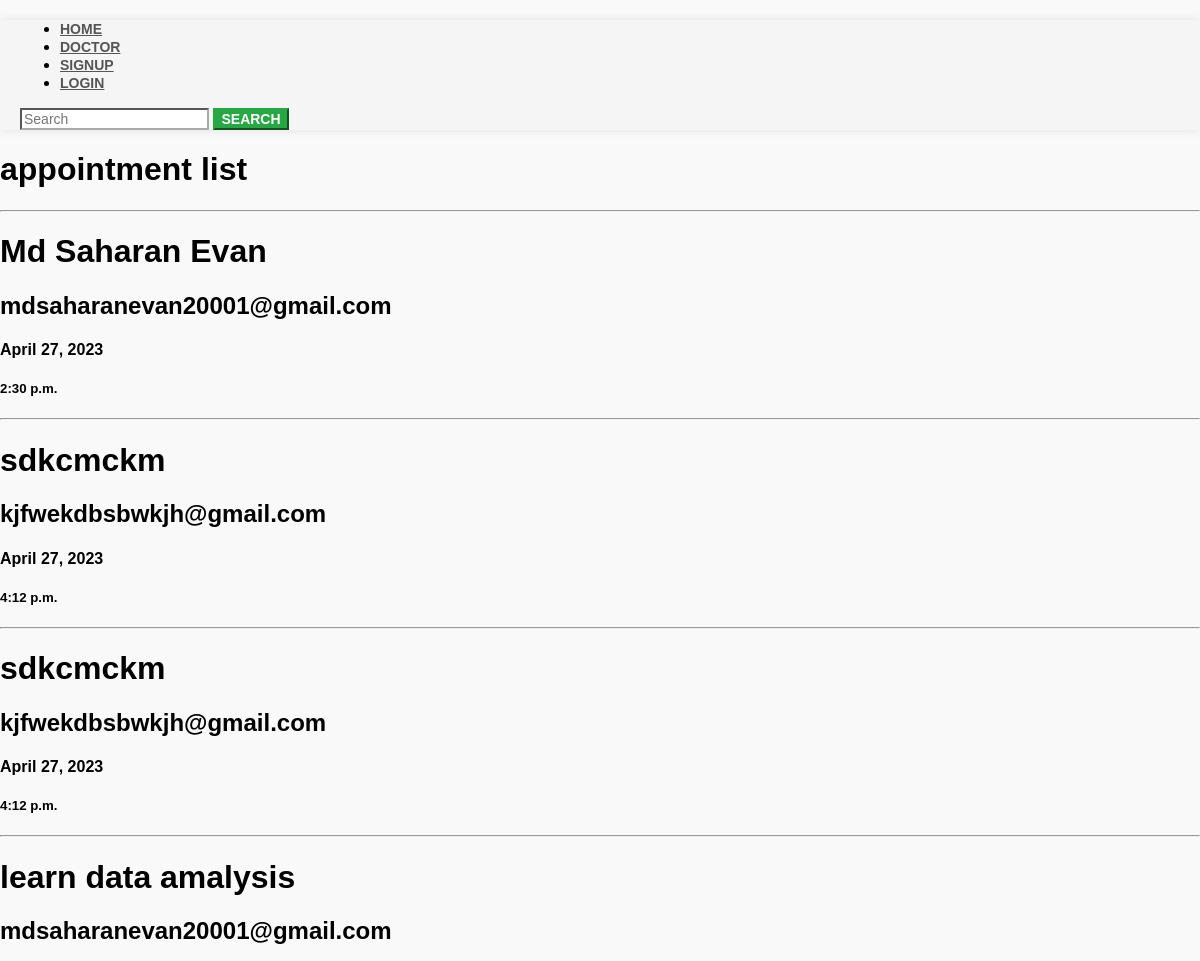
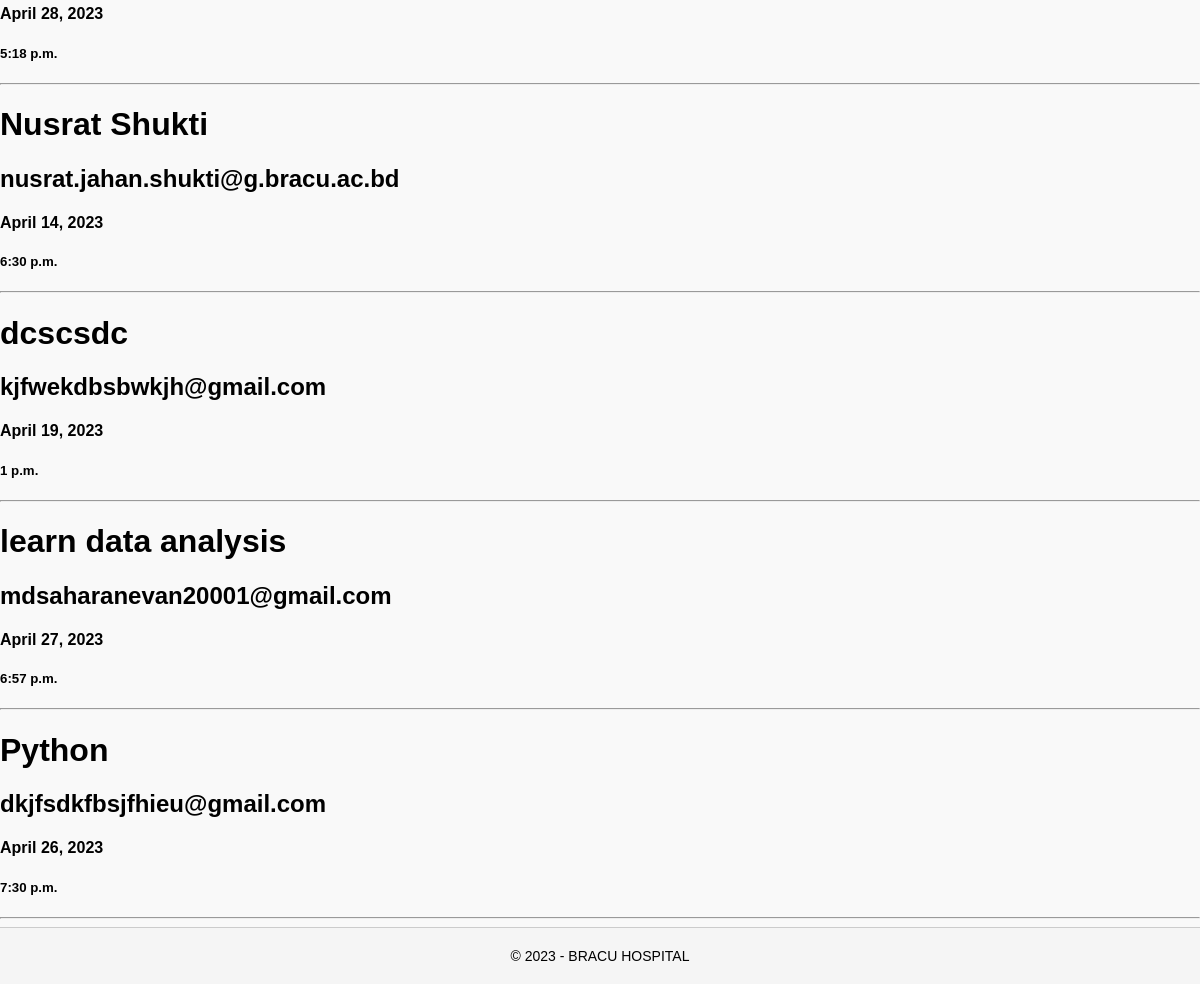
/appointments_list/, run on the app's committed database (2 pictures, top to bottom).
### hospital/models.py (models this page shows, shortened)
class Appointment(models.Model):
    name = models.CharField(max_length=255)
    email = models.EmailField()
    date = models.DateField()
    time = models.TimeField()

### hospital/views.py (the view)
# urls.py: path('appointments_list/', views.appointments_list, name='appointments_list'),
def appointments_list(request):
    appointments = Appointment.objects.all()
    return render(request, 'appointments_list.html', {'appointments': appointments})

### templates/appointments_list.html (shortened to what this page needs)
{% extends 'base.html' %} {% block content %}
<h1>appointment list</h1>
<hr />
{%for appointment in appointments%}
<h1>{{appointment.name}}</h1>
<h2>{{appointment.email}}</h2>
<h4>{{appointment.date}}</h4>
<h5>{{appointment.time}}</h5>
<hr />
{%endfor%}
{% endblock %}

### templates/base.html (style rules this page uses)
body { background-color: #f9f9f9; font-family: Arial, sans-serif; font-size: 16px; margin: 0; padding: 0; }

### data on the page
Appointment: name "Md Saharan Evan", email "mdsaharanevan20001@gmail.com", date "April 27, 2023", time "2:30 p.m."
Appointment: name "sdkcmckm", email "kjfwekdbsbwkjh@gmail.com", date "April 27, 2023", time "4:12 p.m."
Appointment: name "sdkcmckm", email "kjfwekdbsbwkjh@gmail.com", date "April 27, 2023", time "4:12 p.m."
Appointment: name "learn data amalysis", email "mdsaharanevan20001@gmail.com", date "April 28, 2023", time "5:18 p.m."
Appointment: name "Nusrat Shukti", email "nusrat.jahan.shukti@g.bracu.ac.bd", date "April 14, 2023", time "6:30 p.m."
Appointment: name "dcscsdc", email "kjfwekdbsbwkjh@gmail.com", date "April 19, 2023", time "1 p.m."
Appointment: name "learn data analysis", email "mdsaharanevan20001@gmail.com", date "April 27, 2023", time "6:57 p.m."
Appointment: name "Python", email "dkjfsdkfbsjfhieu@gmail.com", date "April 26, 2023", time "7:30 p.m."
